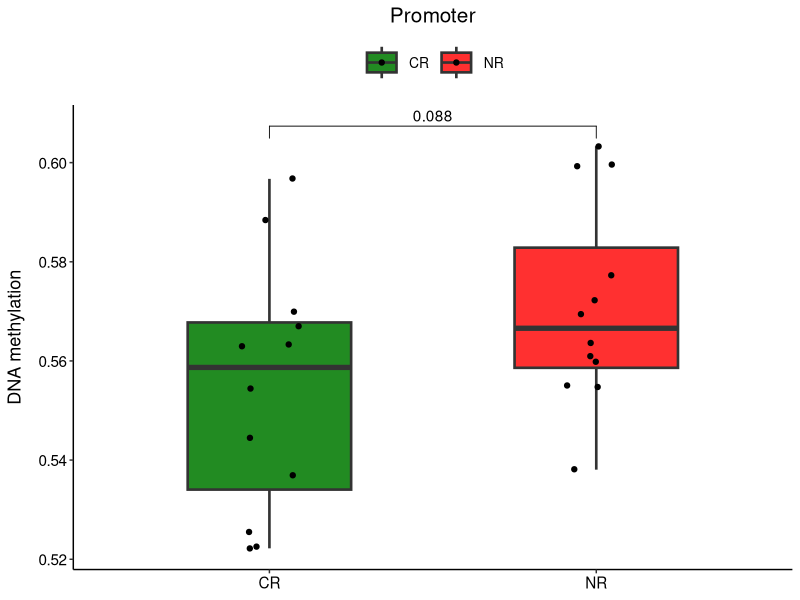

Here is the R script that generated this plot:
library(ggplot2)
library(ggpubr)
#------------------------------------------------------------------------------#
Data <- read.table('Figure1E.txt',
                   sep='\t',
                   header=TRUE)
#------------------------------------------------------------------------------#
Data <- subset(Data, Data$Group == 'CR' | Data$Group == 'NR')
Data$Promoter <- Data$Promoter / 100
#------------------------------------------------------------------------------#
my_comparisons <- list(c("CR", "NR"))
#------------------------------------------------------------------------------#
Plot <- ggplot(Data, aes(x=Group, y=Promoter, fill=Group)) + 
  geom_boxplot(lwd = 0.9, width = 0.5) +
  scale_color_manual(values=c("forestgreen", "firebrick1")) +
  scale_fill_manual(values=c("forestgreen", "firebrick1")) +
  geom_jitter(width=0.1) +
  stat_compare_means(comparisons = my_comparisons,
                     method = "t.test") +
  ggtitle("Promoter") +
  xlab('') +
  ylab('DNA methylation') +
  theme_classic() +
  theme(panel.grid.major = element_blank(), 
        panel.grid.minor = element_blank(),
        plot.title = element_text(size=15, hjust=0.5),
        axis.title.x=element_blank(),
        axis.title.y=element_text(size=13, margin = margin(r=10), color='black'),
        axis.text.x=element_text(size=11, color="black"),
        axis.text.y=element_text(size=11, color="black"),
        legend.title = element_blank(),
        legend.text = element_text(size=10),
        legend.key.size = unit(1, 'cm'),
        legend.position = "top")
#------------------------------------------------------------------------------#